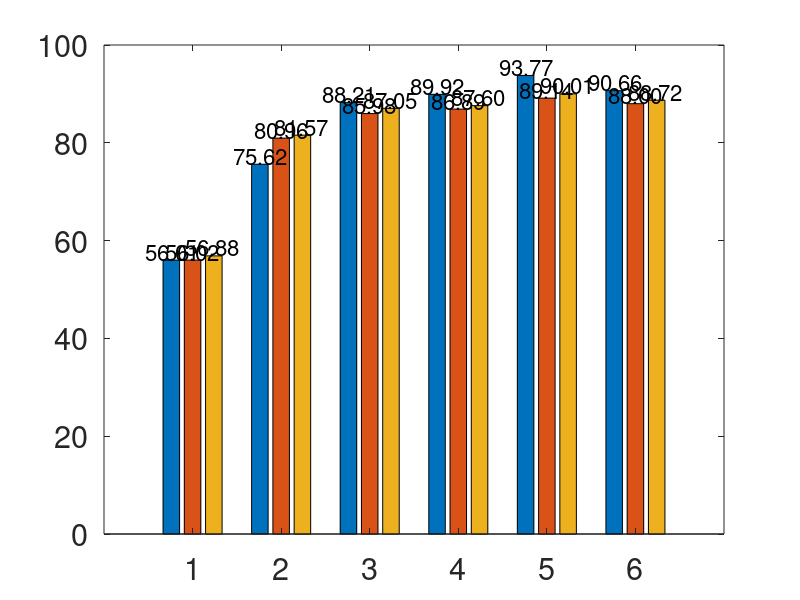

This figure's MATLAB source: (Note: this script raises an error after producing the figure.)
data = [56.01 56.02 56.88; 75.62 80.96 81.57; 88.21 85.98 87.05; 89.92 86.89 87.60; 93.77 89.14 90.01; 90.66 88.00 88.72];
bar(data);

a = (1:size(data,1)).';
x = [a-0.23 a a+0.23];
for k=1:size(data,1)
    for m = 1:size(data,2)
        text(x(k,m),data(k,m),num2str(data(k,m),'%0.2f'), 'HorizontalAlignment','center', 'VerticalAlignment','bottom', 'FontSize', 16);
    end
end

xtl = {{'M_{1}';''} {'M_{2} before'; 'A2-LINK'} {'M_{2} without'; 'A2-LINK'} {'M_{2} with A2-LINK:'; 'no noise'} {'M_{2} with A2-LINK:'; 'mixture'} {'A-LINK'}};
set(gca,'FontSize',22);
h = my_xticklabels(gca,[1 2 3 4 5 6],xtl)
ylim([50 100]);
ylabel('Genuine Accept Rate');
legend({'Impersonation', 'Obfuscation', 'Overall'});
set(gca,'FontSize',22);
